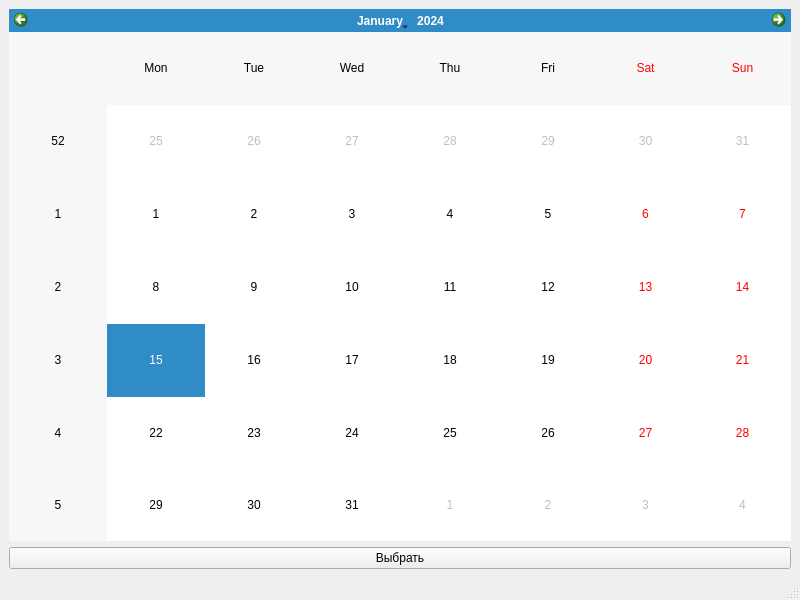
<?xml version="1.0" encoding="UTF-8"?>
<ui version="4.0">
 <class>MainWindow</class>
 <widget class="QMainWindow" name="MainWindow">
  <property name="geometry">
   <rect>
    <x>0</x>
    <y>0</y>
    <width>800</width>
    <height>600</height>
   </rect>
  </property>
  <property name="windowTitle">
   <string>MainWindow</string>
  </property>
  <widget class="QWidget" name="centralwidget">
   <layout class="QGridLayout" name="gridLayout">
    <item row="0" column="0">
     <widget class="QCalendarWidget" name="calendarWidget"/>
    </item>
    <item row="1" column="0">
     <widget class="QPushButton" name="pushButton">
      <property name="text">
       <string>Выбрать</string>
      </property>
     </widget>
    </item>
   </layout>
  </widget>
  <widget class="QMenuBar" name="menubar">
   <property name="geometry">
    <rect>
     <x>0</x>
     <y>0</y>
     <width>800</width>
     <height>21</height>
    </rect>
   </property>
  </widget>
  <widget class="QStatusBar" name="statusbar"/>
 </widget>
 <resources/>
 <connections/>
</ui>
